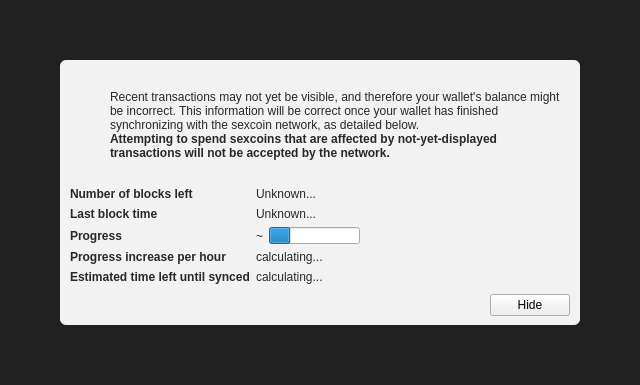
<?xml version="1.0" encoding="UTF-8"?>
<ui version="4.0">
 <class>ModalOverlay</class>
 <widget class="ModalOverlay" name="ModalOverlay">
  <property name="geometry">
   <rect>
    <x>0</x>
    <y>0</y>
    <width>640</width>
    <height>385</height>
   </rect>
  </property>
  <property name="windowTitle">
   <string>Form</string>
  </property>
  <layout class="QVBoxLayout" name="verticalLayout" stretch="0">
   <property name="sizeConstraint">
    <enum>QLayout::SetDefaultConstraint</enum>
   </property>
   <property name="leftMargin">
    <number>0</number>
   </property>
   <property name="topMargin">
    <number>0</number>
   </property>
   <property name="rightMargin">
    <number>0</number>
   </property>
   <property name="bottomMargin">
    <number>0</number>
   </property>
   <item>
    <widget class="QWidget" name="bgWidget" native="true">
     <property name="styleSheet">
      <string notr="true">#bgWidget { background: rgba(0,0,0,220); }</string>
     </property>
     <layout class="QVBoxLayout" name="verticalLayoutMain" stretch="1">
      <property name="leftMargin">
       <number>60</number>
      </property>
      <property name="topMargin">
       <number>60</number>
      </property>
      <property name="rightMargin">
       <number>60</number>
      </property>
      <property name="bottomMargin">
       <number>60</number>
      </property>
      <item>
       <widget class="QWidget" name="contentWidget" native="true">
        <property name="styleSheet">
         <string notr="true">#contentWidget { background: rgba(255,255,255,240); border-radius: 6px; }

QLabel { color: rgb(40,40,40);  }</string>
        </property>
        <layout class="QVBoxLayout" name="verticalLayoutSub" stretch="1,0,0,0">
         <property name="spacing">
          <number>0</number>
         </property>
         <property name="leftMargin">
          <number>10</number>
         </property>
         <property name="topMargin">
          <number>10</number>
         </property>
         <property name="rightMargin">
          <number>10</number>
         </property>
         <property name="bottomMargin">
          <number>10</number>
         </property>
         <item>
          <layout class="QHBoxLayout" name="horizontalLayoutIconText" stretch="0,1">
           <property name="topMargin">
            <number>20</number>
           </property>
           <item>
            <layout class="QVBoxLayout" name="verticalLayoutIcon">
             <property name="leftMargin">
              <number>0</number>
             </property>
             <item>
              <widget class="QPushButton" name="warningIcon">
               <property name="enabled">
                <bool>false</bool>
               </property>
               <property name="text">
                <string/>
               </property>
               <property name="icon">
                <iconset>
                 <normaloff>:/icons/warning</normaloff>
                 <disabledoff>:/icons/warning</disabledoff>:/icons/warning</iconset>
               </property>
               <property name="iconSize">
                <size>
                 <width>48</width>
                 <height>48</height>
                </size>
               </property>
               <property name="flat">
                <bool>true</bool>
               </property>
              </widget>
             </item>
             <item>
              <spacer name="verticalSpacerWarningIcon">
               <property name="orientation">
                <enum>Qt::Vertical</enum>
               </property>
               <property name="sizeHint" stdset="0">
                <size>
                 <width>20</width>
                 <height>40</height>
                </size>
               </property>
              </spacer>
             </item>
            </layout>
           </item>
           <item>
            <layout class="QVBoxLayout" name="verticalLayoutInfoText">
             <property name="leftMargin">
              <number>0</number>
             </property>
             <property name="topMargin">
              <number>0</number>
             </property>
             <item>
              <widget class="QLabel" name="infoText">
               <property name="text">
                <string>Recent transactions may not yet be visible, and therefore your wallet's balance might be incorrect. This information will be correct once your wallet has finished synchronizing with the sexcoin network, as detailed below.</string>
               </property>
               <property name="textFormat">
                <enum>Qt::RichText</enum>
               </property>
               <property name="wordWrap">
                <bool>true</bool>
               </property>
              </widget>
             </item>
             <item>
              <widget class="QLabel" name="infoTextStrong">
               <property name="font">
                <font>
                 <weight>75</weight>
                 <bold>true</bold>
                </font>
               </property>
               <property name="text">
                <string>Attempting to spend sexcoins that are affected by not-yet-displayed transactions will not be accepted by the network.</string>
               </property>
               <property name="textFormat">
                <enum>Qt::RichText</enum>
               </property>
               <property name="wordWrap">
                <bool>true</bool>
               </property>
              </widget>
             </item>
             <item>
              <spacer name="verticalSpacerInTextSpace">
               <property name="orientation">
                <enum>Qt::Vertical</enum>
               </property>
               <property name="sizeHint" stdset="0">
                <size>
                 <width>20</width>
                 <height>40</height>
                </size>
               </property>
              </spacer>
             </item>
            </layout>
           </item>
          </layout>
         </item>
         <item>
          <spacer name="verticalSpacerAfterText">
           <property name="orientation">
            <enum>Qt::Vertical</enum>
           </property>
           <property name="sizeHint" stdset="0">
            <size>
             <width>20</width>
             <height>40</height>
            </size>
           </property>
          </spacer>
         </item>
         <item>
          <layout class="QFormLayout" name="formLayout">
           <property name="fieldGrowthPolicy">
            <enum>QFormLayout::FieldsStayAtSizeHint</enum>
           </property>
           <property name="horizontalSpacing">
            <number>6</number>
           </property>
           <property name="verticalSpacing">
            <number>6</number>
           </property>
           <property name="topMargin">
            <number>10</number>
           </property>
           <item row="0" column="0">
            <widget class="QLabel" name="labelNumberOfBlocksLeft">
             <property name="font">
              <font>
               <weight>75</weight>
               <bold>true</bold>
              </font>
             </property>
             <property name="text">
              <string>Number of blocks left</string>
             </property>
            </widget>
           </item>
           <item row="0" column="1">
            <widget class="QLabel" name="numberOfBlocksLeft">
             <property name="text">
              <string>Unknown...</string>
             </property>
            </widget>
           </item>
           <item row="1" column="0">
            <widget class="QLabel" name="labelLastBlockTime">
             <property name="font">
              <font>
               <weight>75</weight>
               <bold>true</bold>
              </font>
             </property>
             <property name="text">
              <string>Last block time</string>
             </property>
            </widget>
           </item>
           <item row="1" column="1">
            <widget class="QLabel" name="newestBlockDate">
             <property name="sizePolicy">
              <sizepolicy hsizetype="Maximum" vsizetype="Preferred">
               <horstretch>0</horstretch>
               <verstretch>0</verstretch>
              </sizepolicy>
             </property>
             <property name="text">
              <string>Unknown...</string>
             </property>
            </widget>
           </item>
           <item row="2" column="0">
            <widget class="QLabel" name="labelSyncDone">
             <property name="font">
              <font>
               <weight>75</weight>
               <bold>true</bold>
              </font>
             </property>
             <property name="text">
              <string>Progress</string>
             </property>
            </widget>
           </item>
           <item row="2" column="1">
            <layout class="QHBoxLayout" name="horizontalLayoutSync" stretch="0,1">
             <item>
              <widget class="QLabel" name="percentageProgress">
               <property name="text">
                <string notr="true">~</string>
               </property>
              </widget>
             </item>
             <item>
              <widget class="QProgressBar" name="progressBar">
               <property name="value">
                <number>24</number>
               </property>
               <property name="format">
                <string/>
               </property>
              </widget>
             </item>
            </layout>
           </item>
           <item row="4" column="0">
            <widget class="QLabel" name="labelProgressIncrease">
             <property name="font">
              <font>
               <weight>75</weight>
               <bold>true</bold>
              </font>
             </property>
             <property name="text">
              <string>Progress increase per hour</string>
             </property>
            </widget>
           </item>
           <item row="4" column="1">
            <widget class="QLabel" name="progressIncreasePerH">
             <property name="text">
              <string>calculating...</string>
             </property>
            </widget>
           </item>
           <item row="5" column="0">
            <widget class="QLabel" name="labelEstimatedTimeLeft">
             <property name="font">
              <font>
               <weight>75</weight>
               <bold>true</bold>
              </font>
             </property>
             <property name="text">
              <string>Estimated time left until synced</string>
             </property>
            </widget>
           </item>
           <item row="5" column="1">
            <widget class="QLabel" name="expectedTimeLeft">
             <property name="text">
              <string>calculating...</string>
             </property>
            </widget>
           </item>
          </layout>
         </item>
         <item>
          <layout class="QHBoxLayout" name="horizontalLayoutButtons">
           <property name="leftMargin">
            <number>10</number>
           </property>
           <property name="topMargin">
            <number>10</number>
           </property>
           <item>
            <spacer name="horizontalSpacer">
             <property name="orientation">
              <enum>Qt::Horizontal</enum>
             </property>
             <property name="sizeHint" stdset="0">
              <size>
               <width>40</width>
               <height>20</height>
              </size>
             </property>
            </spacer>
           </item>
           <item>
            <widget class="QPushButton" name="closeButton">
             <property name="text">
              <string>Hide</string>
             </property>
            </widget>
           </item>
          </layout>
         </item>
        </layout>
       </widget>
      </item>
     </layout>
    </widget>
   </item>
  </layout>
 </widget>
 <customwidgets>
  <customwidget>
   <class>ModalOverlay</class>
   <extends>QWidget</extends>
   <header>modaloverlay.h</header>
   <container>1</container>
  </customwidget>
 </customwidgets>
 <resources/>
 <connections/>
</ui>
